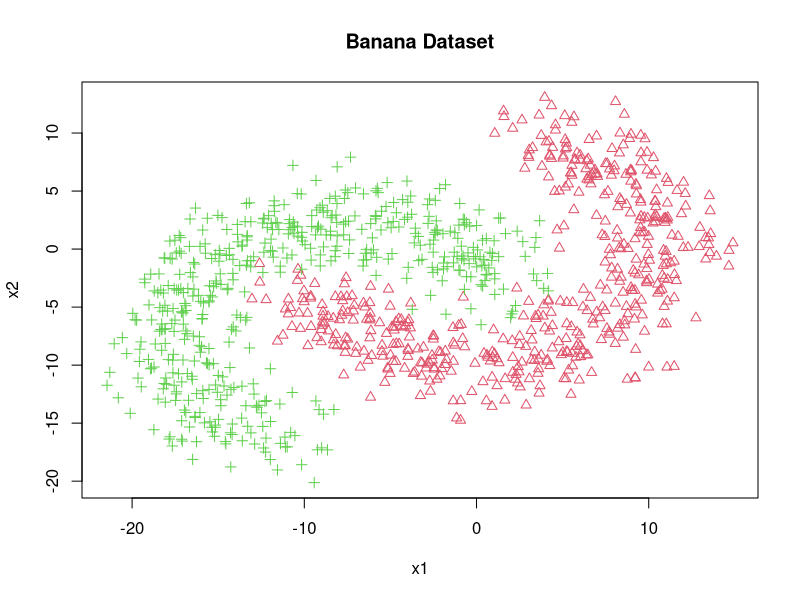
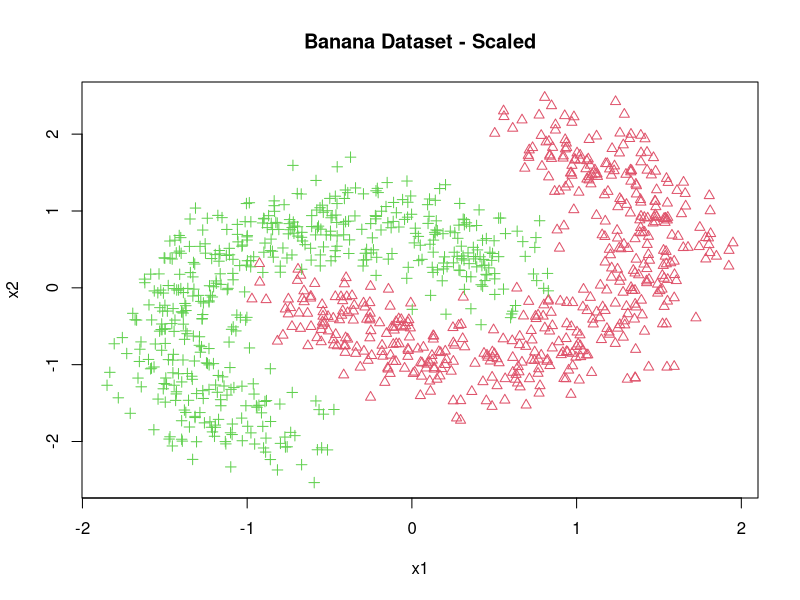

The R script that drew these images, in order: (Note: this script raises an error after producing the figures.)
## ---- chunk 1
knitr::opts_chunk$set(echo = TRUE)

library(MASS)
library(caret)
library(corrplot)
library(KernSmooth)

#Let's include a stratified holdout function for future use
stratified_holdout <- function(y, epsilon){
  n <- length(y)
  labels <- unique(y)
  ind_train <- NULL
  ind_test <- NULL
  y <- sample(sample(sample(y))) #Resample y multiple times
  for(label in labels){ #Go through each label
    labels_i <- which(y == label)
    n_i <- length(labels_i)
    ind_train <- c(ind_train, sample(labels_i, 
                                     round((1 - epsilon)*n_i), replace = FALSE)) #Select (1 - epsilon)% for train
  }
  ind_test <- (1:n)[-ind_train] #Everything not in training set is in test set
  return(list(ind_train, ind_test))
}

#Load the data
xy <- read.csv('bananaData.csv')

#Shape things nicely for data computation
n <- nrow(xy) #Number of examples
p <- ncol(xy) - 1 #Number of predictors
pos_resp <- p + 1 #Position of response
x <- scale(xy[,-pos_resp]) #Scaled predictor variables
xy[,pos_resp] <- as.factor(xy[,pos_resp]) #Turn response to factor
y <- xy[,pos_resp] #Response variable
## ---- chunk 2
plot(xy[,-pos_resp], col = as.integer(y) + 1L, pch = as.integer(y) + 1L, main = "Banana Dataset")
## ---- chunk 3
cor(x)
## ---- chunk 4
plot(x, col = as.integer(y) + 1L, pch = as.integer(y) + 1L, main = "Banana Dataset - Scaled")
## ---- chunk 5
#Cross - validation control
cv_control <- trainControl(method = "cv", number = 10)

#Optimal k in kNN
mod_knn <- train(x, y, method = "knn", 
                 tuneGrid = expand.grid(k = 1:25), 
                 trControl = cv_control) #kNN, CV for k = 1 ... 25

k_knn_opt <- mod_knn$bestTune$k
## ---- chunk 6
#Optimal c in linear SVM
mod_lsvm <- train(x, y, method = "svmLinear",
                 tuneGrid = expand.grid(C = 2^(-5:15)),
                 trControl = cv_control)

c_lsvm_opt <- mod_lsvm$bestTune$C
## ---- chunk 7
#Optimal C and sigma in RBF SVM
mod_rsvm <- train(x, y, method = "svmRadial",
                  tuneGrid = expand.grid(C = 2^(-5:15), sigma = 2^(-15:3)),
                  trControl = cv_control)

c_rsvm_opt <- mod_rsvm$bestTune$C
s_rsvm_opt <- mod_rsvm$bestTune$sigma
## ---- chunk 8
#Optimal depth in classification tree
mod_tree <- train(x, y, method = "rpart2",
                  tuneGrid = expand.grid(maxdepth = 1:12),
                  trControl = cv_control)

d_tree_opt <- mod_tree$bestTune$maxdepth
## ---- chunk 9
#Optimal mtry in RF (can only be 1 or 2 for us)
mod_rf <- train(x, y, method = "rf",
                  tuneGrid = expand.grid(mtry = 1:2),
                  trControl = cv_control)

mtry_rf_opt <- mod_rf$bestTune$mtry
## ---- chunk 10
#Optimal training rounds, depth, and learning rate in XGBoost
mod_xgb <- train(x, y, method = "xgbTree",
                tuneGrid = expand.grid(nrounds = c(50, 100, 200, 400), 
                                       max_depth = 1:6,
                                       eta = c(0.2, 0.3, 0.5, 0.8),
                                       gamma = 0,
                                       colsample_bytree = 1,
                                       min_child_weight = 1,
                                       subsample = 1),
                trControl = cv_control)

n_xgb_opt <- mod_xgb$bestTune$nrounds
d_xgb_opt <- mod_xgb$bestTune$max_depth
e_xgb_opt <- mod_xgb$bestTune$eta
## ---- chunk 11
#Let's perform stochastic holdout to measure the performance of each machine
#over 25 runs

R <- 25 #Number of runs
error_sh <- matrix(0, nrow = R, ncol = 10) #Matrix for storing errors
no_control <- trainControl(method = 'none') #No trainControl since hyperparameters are known

for(r in 1:R){
  
  #Generate random stratified split
  indices <- stratified_holdout(y, 1/3)
  ind_train <- indices[[1]]
  ind_test <- indices[[2]]
  
  #Train models
  mod_lda <- train(x[ind_train,], y[ind_train], method = "lda") #LDA
  mod_qda <- train(x[ind_train,], y[ind_train], method = "qda") #QDA
  mod_nb <- train(x[ind_train,], y[ind_train], method = "nb") #Naive Bayes
  mod_knn <- train(x[ind_train,], y[ind_train], method = "knn", trControl = no_control,
                   tuneGrid = expand.grid(k = k_knn_opt)) #kNN
  mod_lr <- train(x[ind_train,], y[ind_train], method = "glm", family = binomial(link = "logit")) #LR
  mod_lsvm <- train(x[ind_train,], y[ind_train], method = "svmLinear", trControl = no_control,
                    tuneGrid = expand.grid(C = c_lsvm_opt)) #Linear SVM
  mod_rsvm <- train(x[ind_train,], y[ind_train], method = "svmRadial", trControl = no_control,
                    tuneGrid = expand.grid(C = c_rsvm_opt, sigma = s_rsvm_opt)) #RBF SVM
  mod_tree <- train(x[ind_train,], y[ind_train], method = "rpart2", trControl = no_control,
                    tuneGrid = expand.grid(maxdepth = d_tree_opt)) #Tree
  mod_rf <- train(x[ind_train,], y[ind_train], method = "rf", trControl = no_control,
                    tuneGrid = expand.grid(mtry = mtry_rf_opt)) #RF
  mod_xgb <- train(x[ind_train,], y[ind_train], method = "xgbTree", trControl = no_control,
                  tuneGrid = expand.grid(nrounds = n_xgb_opt, 
                                         max_depth = d_xgb_opt,
                                         eta = e_xgb_opt,
                                         gamma = 0,
                                         colsample_bytree = 1,
                                         min_child_weight = 1,
                                         subsample = 1)) #XGBoost
  
  #Make predictions
  y_hat_lda <- predict(mod_lda, x[ind_test,])
  y_hat_qda <- predict(mod_qda, x[ind_test,])
  y_hat_nb <- predict(mod_nb, x[ind_test,])
  y_hat_knn <- predict(mod_knn, x[ind_test,])
  y_hat_lr <- predict(mod_lr, x[ind_test,])
  y_hat_lsvm <- predict(mod_lsvm, x[ind_test,])
  y_hat_rsvm <- predict(mod_rsvm, x[ind_test,])
  y_hat_tree <- predict(mod_tree, x[ind_test,])
  y_hat_rf <- predict(mod_rf, x[ind_test,])
  y_hat_xgb <- predict(mod_xgb, x[ind_test,])
  
  #Store errors
  error_sh[r, 1] <- mean(y_hat_lda != y[ind_test])
  error_sh[r, 2] <- mean(y_hat_qda != y[ind_test])
  error_sh[r, 3] <- mean(y_hat_nb != y[ind_test])
  error_sh[r, 4] <- mean(y_hat_knn != y[ind_test])
  error_sh[r, 5] <- mean(y_hat_lr != y[ind_test])
  error_sh[r, 6] <- mean(y_hat_lsvm != y[ind_test])
  error_sh[r, 7] <- mean(y_hat_rsvm != y[ind_test])
  error_sh[r, 8] <- mean(y_hat_tree != y[ind_test])
  error_sh[r, 9] <- mean(y_hat_rf != y[ind_test])
  error_sh[r, 10] <- mean(y_hat_xgb != y[ind_test])
}

#Names of models in order
mod_names <- c("LDA", "QDA", "NB", "kNN", "LR", "SVM", "RBF SVM", "Tree", "RF", "XGB")
## ---- chunk 12
#Error means
err_means <- data.frame("Model" = mod_names, "Mean Error" = colMeans(error_sh))
err_means
## ---- chunk 13
#Generate a boxplot of the errors
boxplot(error_sh, main = "Boxplot of Error on Banana Dataset by Model", 
        names = mod_names, 
        ylab = "Avg Error")
